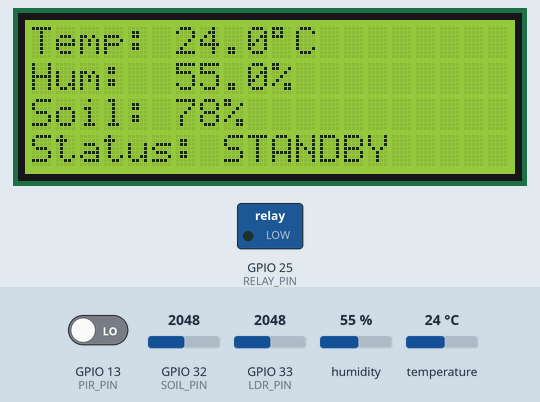
Simulated run of this sketch. Board: ESP32. Shown: 20×4 character LCD, switched loads named in the sketch (green lamp = pin HIGH). Inputs (shaded band) come from the test bench; at power-on: humidity 55 %, GPIO 32 (SOIL_PIN) = 2048, GPIO 13 (PIR_PIN) LOW, temperature 24 °C, GPIO 33 (LDR_PIN) = 2048.

Above: at 4.2 s.
4.3 s: humidity set to 22 %
At 10.23 s:
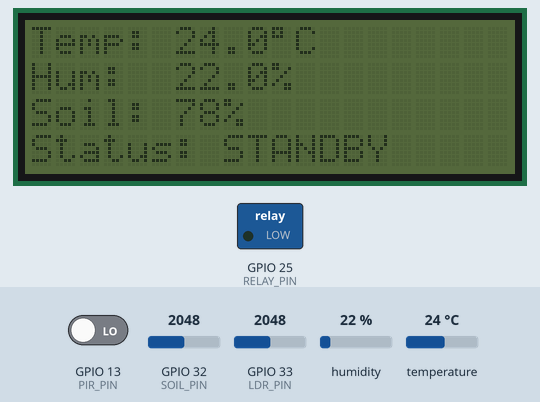
10.3 s: GPIO 32 (SOIL_PIN) set to 2958
At 11.2 s:
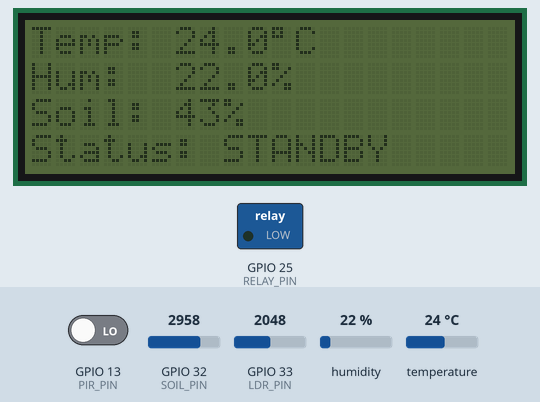
11.8 s: GPIO 32 (SOIL_PIN) set to 3029
At 16.0 s:
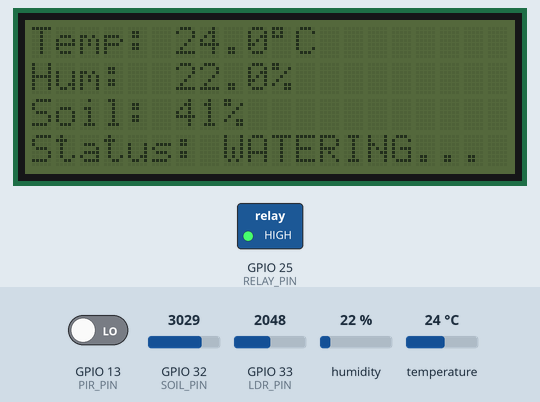
16.7 s: GPIO 13 (PIR_PIN) driven HIGH
At 17.1 s:
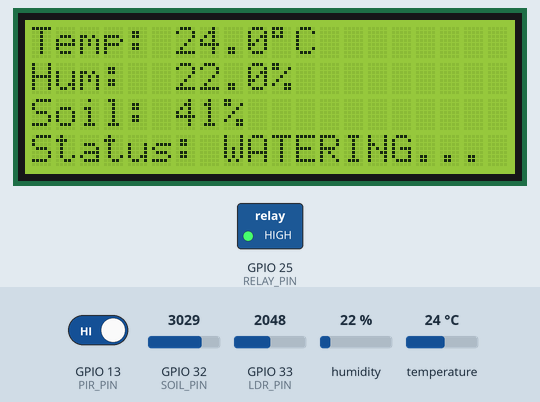
19.8 s: temperature set to 12 °C
At 22.9 s:
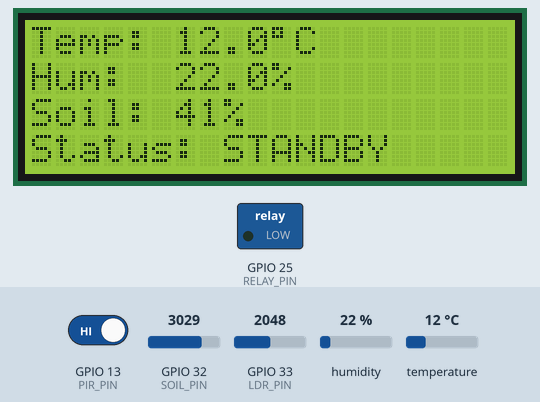
23.2 s: humidity set to 40 %
At 25.0 s:
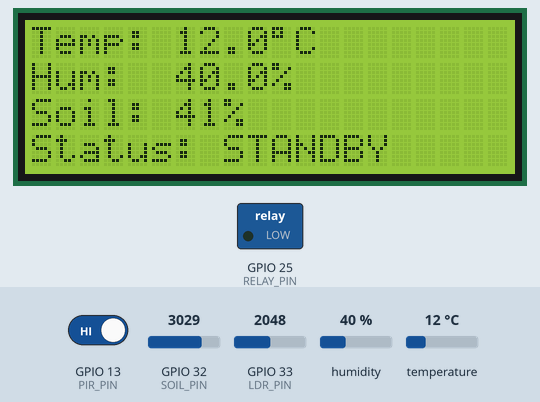
Timing chart, 0 to 26.3 s (numbered marks = the images above; inputs shaded):
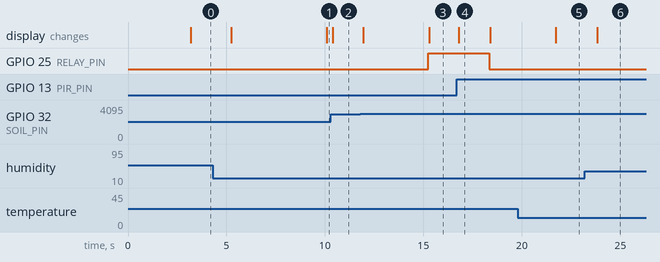

The sketch:

smart_plant_monitor.ino
```cpp
#include <Wire.h>
#include <LiquidCrystal_I2C.h>
#include "DHT.h"

// --- PIN DEFINITIONS ---
#define DHTPIN 4
#define DHTTYPE DHT11
#define SOIL_PIN 32
#define LDR_PIN 33
#define PIR_PIN 13
#define RELAY_PIN 25

// --- SYSTEM THRESHOLDS (Adjust these to fit your plant) ---
const int DRY_SOIL_THRESHOLD = 3000; // Readings above this trigger the pump (0-4095 scale)
const int PUMP_RUN_TIME = 3000;      // How long the pump runs per cycle (in ms)
const int WATERING_COOLDOWN = 15000; // Time to wait for water to soak in before checking again (in ms)
const int BACKLIGHT_TIME = 10000;    // How long LCD stays lit after motion is detected (in ms)

// --- OBJECT INITIALIZATION ---
DHT dht(DHTPIN, DHTTYPE);
LiquidCrystal_I2C lcd(0x27, 20, 4); // Make sure 0x27 is your correct I2C address

// --- STATE TIMERS ---
unsigned long lastMotionTime = 0;
unsigned long lastPumpTime = 0;
bool isPumping = false;
bool backlightOn = true;

void setup() {
  Serial.begin(115200);

  // Initialize Input/Output Pins
  pinMode(PIR_PIN, INPUT);
  pinMode(RELAY_PIN, OUTPUT);
  digitalWrite(RELAY_PIN, LOW); // Ensure pump starts completely OFF

  // Initialize Sensors & Display
  dht.begin();
  lcd.init();
  lcd.backlight();

  lcd.setCursor(0, 0);
  lcd.print("Smart Plant System");
  lcd.setCursor(0, 1);
  lcd.print("Initializing...");
  delay(3000); // Give PIR time to warm up
  lcd.clear();
}

void loop() {
  unsigned long currentMillis = millis();

  // 1. READ ALL SENSORS
  int moistureRaw = analogRead(SOIL_PIN);
  int lightRaw = analogRead(LDR_PIN);
  float temp = dht.readTemperature();
  float hum = dht.readHumidity();
  bool motionDetected = digitalRead(PIR_PIN);

  // Convert raw moisture to an estimated percentage for the display
  // 4095 is bone dry air, ~1500 is submerged in water
  int moisturePercent = map(moistureRaw, 4095, 1500, 0, 100);
  moisturePercent = constrain(moisturePercent, 0, 100);

  // 2. POWER SAVING LOGIC (PIR & LCD)
  if (motionDetected) {
    lastMotionTime = currentMillis;
    if (!backlightOn) {
      lcd.backlight();
      backlightOn = true;
    }
  }

  // Turn off backlight if time has expired
  if (backlightOn && (currentMillis - lastMotionTime > BACKLIGHT_TIME)) {
    lcd.noBacklight();
    backlightOn = false;
  }

  // 3. SMART WATERING LOGIC
  // If soil is dry, pump is off, and the cooldown period has passed -> Start pumping
  if (!isPumping && (moistureRaw > DRY_SOIL_THRESHOLD)) {
    if (currentMillis - lastPumpTime > WATERING_COOLDOWN) {
      digitalWrite(RELAY_PIN, HIGH);
      isPumping = true;
      lastPumpTime = currentMillis;
    }
  }

  // If pump has run for the designated time -> Stop pumping
  if (isPumping && (currentMillis - lastPumpTime > PUMP_RUN_TIME)) {
    digitalWrite(RELAY_PIN, LOW);
    isPumping = false;
    lastPumpTime = currentMillis; // Reset timer to start the cooldown phase
  }

  // 4. UPDATE LCD SCREEN
  lcd.setCursor(0, 0);
  lcd.print("Temp: ");
  if (isnan(temp)) lcd.print("--"); else lcd.print(temp, 1);
  lcd.print((char)223); lcd.print("C "); // Prints degree symbol

  lcd.setCursor(0, 1);
  lcd.print("Hum:  ");
  if (isnan(hum)) lcd.print("--"); else lcd.print(hum, 1);
  lcd.print("% ");

  lcd.setCursor(0, 2);
  lcd.print("Soil: ");
  lcd.print(moisturePercent);
  lcd.print("%   "); // Trailing spaces overwrite leftover old digits

  lcd.setCursor(0, 3);
  if (isPumping) {
    lcd.print("Status: WATERING... ");
  } else {
    lcd.print("Status: STANDBY     "); // Trailing spaces clear the "WATERING" text
  }

  delay(200); // Brief delay for loop stability
}
```

Measured:
- the behaviour switches between 3000 and 3001 on GPIO 32 (SOIL_PIN) (found by bisection; images 2 and 3)
- after the input at 4.3 s, the display: first changes after 0.94 s (image 1 shows a later state)
- after the input at 10.3 s, the display: changes after 0.09 s (image 2)
- after the input at 11.8 s, GPIO 25 (RELAY_PIN): LOW → HIGH after 3.4 s; the display: first changes after 0.15 s (image 3 shows a later state)
- after the input at 16.7 s, the display: changes after 0.09 s (image 4)
- after the input at 19.8 s, the display: changes after 1.9 s (image 5)
- after the input at 23.2 s, the display: changes after 0.63 s (image 6)
